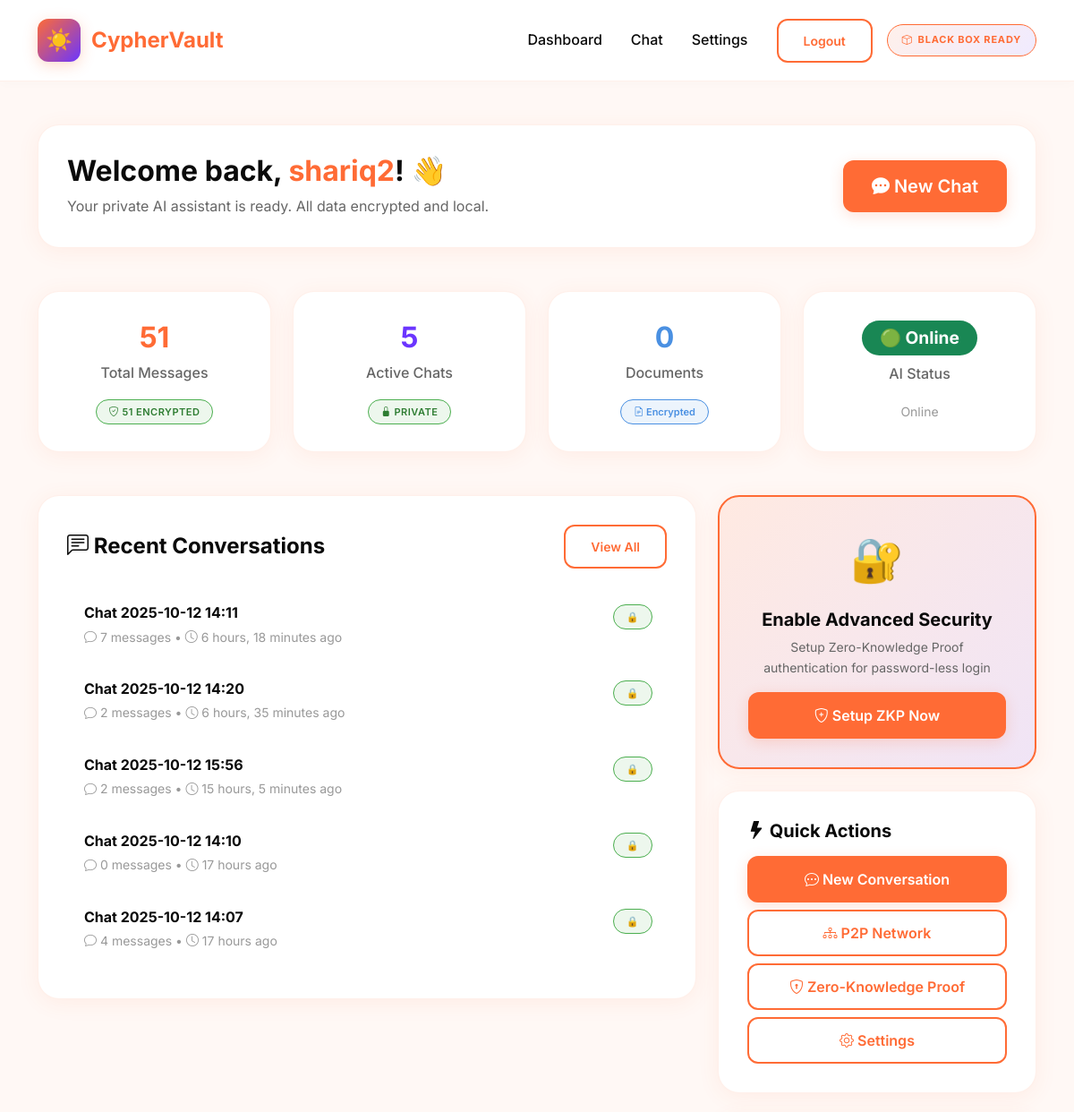
Page /dashboard/ (signed in, upper part) on the earlier database version.
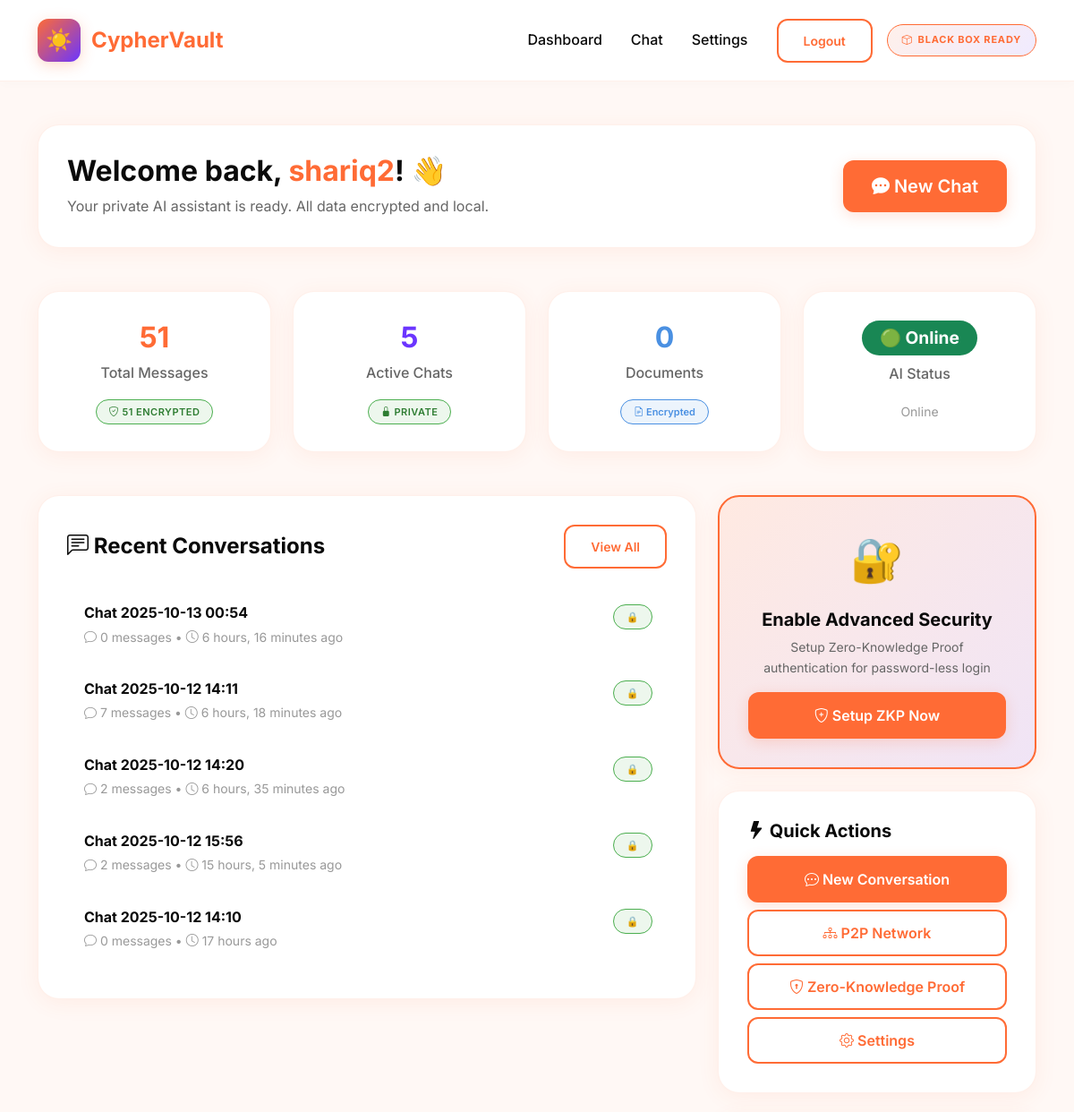
Same page on the later database version.
### core/models.py (models this page shows, shortened)
class Conversation(models.Model):
    user = models.ForeignKey(User, on_delete=models.CASCADE)
    title = models.CharField(max_length=200, default="New Conversation")
    created_at = models.DateTimeField(auto_now_add=True)
    updated_at = models.DateTimeField(auto_now=True)
    is_active = models.BooleanField(default=True)
    is_encrypted = models.BooleanField(default=True)
    class Meta:
        ordering = ['-updated_at']
    def get_message_count(self):
        return self.messages.count()

### core/views.py (the view)
# urls.py: path('dashboard/', views.dashboard, name='dashboard'),
@login_required
def dashboard(request):
    user_conversations = Conversation.objects.filter(user=request.user, is_active=True)[:5]
    user_documents = Document.objects.filter(user=request.user)[:5]
    profile, created = UserProfile.objects.get_or_create(user=request.user)
    context = {
        'conversations': user_conversations,
        'documents': user_documents,
        'profile': profile,
        'total_messages': Message.objects.filter(conversation__user=request.user).count(),
        'encrypted_messages': Message.objects.filter(
            conversation__user=request.user,
            is_encrypted=True
        ).count(),
        'llm_status': 'Online' if llm_handler.available else 'Offline (Mock Mode)',
    }
    return render(request, 'dashboard.html', context)

### templates/dashboard.html (shortened to what the changed rows need)
{% extends 'base.html' %}
{% load static %}
{% block content %}
<div class="container py-5" style="background: var(--dawn-cream);">
    <div class="row mb-5">
        <div class="col-12">
            <div class="dawn-card">
                <div class="row align-items-center">
                    <div class="col-md-8">
                        <h2 class="mb-2 fw-bold" style="color: var(--dawn-dark);">
                            Welcome back, <span class="glow-text">{{ user.username }}</span>! 👋
                        </h2>
                    </div>
                </div>
            </div>
        </div>
    </div>
    <div class="row g-4">
        <div class="col-lg-8">
            <div class="dawn-card">
                {% if conversations %}
                <div class="list-group list-group-flush">
                    {% for conv in conversations %}
                    <a href="{% url 'chat_with_id' conv.id %}"
                        class="list-group-item bg-transparent border-0 py-3 hover-highlight"
                        style="border-left: 3px solid transparent !important; padding-left: 16px; border-radius: 12px; margin-bottom: 4px; color: var(--dawn-dark);">
                        <div class="d-flex justify-content-between align-items-start">
                            <div style="flex: 1;">
                                <h6 class="mb-1 fw-bold">{{ conv.title }}</h6>
                                <small style="color: #999;">
                                    <i class="bi bi-chat"></i> {{ conv.get_message_count }} messages •
                                    <i class="bi bi-clock"></i> {{ conv.updated_at|timesince }} ago
                                </small>
                            </div>
                            <div>
                                <span class="privacy-badge">🔒</span>
                            </div>
                        </div>
                    </a>
                    {% endfor %}
                </div>
                {% else %}
                <div class="text-center py-5">
                    <i class="bi bi-chat-dots" style="font-size: 48px; opacity: 0.2; color: #999;"></i>
                    <p style="color: #999;" class="mt-3 mb-0">No conversations yet</p>
                    <a href="{% url 'chat' %}" class="btn btn-dawn mt-3">Start Your First Chat</a>
                </div>
                {% endif %}
            </div>
        </div>
    </div>
</div>
{% endblock %}

Differences in the rows shown:
no longer on this page (row unchanged): Conversation: title "Chat 2025-10-12 14:07", get_message_count "4", updated_at "17 hours"
added Conversation: title "Chat 2025-10-13 00:54", get_message_count "0", updated_at "6 hours, 16 minutes"
